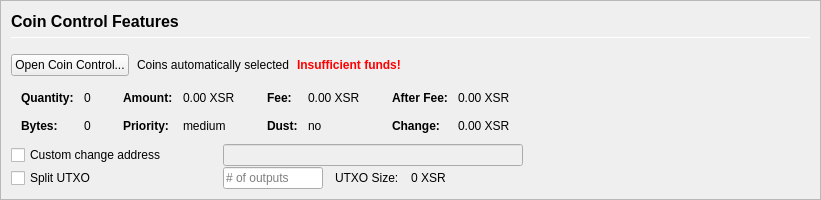
           <widget class="QFrame" name="frameCoinControl">
            <property name="sizePolicy">
             <sizepolicy hsizetype="Expanding" vsizetype="Expanding">
              <horstretch>0</horstretch>
              <verstretch>0</verstretch>
             </sizepolicy>
            </property>
            <property name="maximumSize">
             <size>
              <width>16777215</width>
              <height>16777215</height>
             </size>
            </property>
            <property name="frameShape">
             <enum>QFrame::StyledPanel</enum>
            </property>
            <property name="frameShadow">
             <enum>QFrame::Sunken</enum>
            </property>
            <layout class="QVBoxLayout" name="verticalLayoutCoinControl2">
             <property name="spacing">
              <number>0</number>
             </property>
             <property name="leftMargin">
              <number>0</number>
             </property>
             <property name="topMargin">
              <number>0</number>
             </property>
             <property name="rightMargin">
              <number>0</number>
             </property>
             <property name="bottomMargin">
              <number>0</number>
             </property>
             <item>
              <widget class="QFrame" name="frameCoinControl_BG">
               <layout class="QVBoxLayout" name="verticalLayoutCoinControl" stretch="0,0,0,0,0,0">
                <property name="spacing">
                 <number>1</number>
                </property>
                <property name="leftMargin">
                 <number>10</number>
                </property>
                <property name="topMargin">
                 <number>10</number>
                </property>
                <item>
                 <layout class="QHBoxLayout" name="horizontalLayoutCoinControl1">
                  <property name="bottomMargin">
                   <number>15</number>
                  </property>
                  <item>
                   <layout class="QVBoxLayout" name="verticalLayout_3">
                    <property name="spacing">
                     <number>6</number>
                    </property>
                    <item>
                     <widget class="QLabel" name="labelCoinControlFeatures">
                      <property name="sizePolicy">
                       <sizepolicy hsizetype="Preferred" vsizetype="Maximum">
                        <horstretch>0</horstretch>
                        <verstretch>0</verstretch>
                       </sizepolicy>
                      </property>
                      <property name="minimumSize">
                       <size>
                        <width>0</width>
                        <height>20</height>
                       </size>
                      </property>
                      <property name="font">
                       <font>
                        <pointsize>12</pointsize>
                        <weight>75</weight>
                        <bold>true</bold>
                       </font>
                      </property>
                      <property name="styleSheet">
                       <string notr="true">font-weight:bold;</string>
                      </property>
                      <property name="text">
                       <string>Coin Control Features</string>
                      </property>
                     </widget>
                    </item>
                    <item>
                     <widget class="Line" name="line">
                      <property name="minimumSize">
                       <size>
                        <width>0</width>
                        <height>1</height>
                       </size>
                      </property>
                      <property name="maximumSize">
                       <size>
                        <width>16777215</width>
                        <height>1</height>
                       </size>
                      </property>
                      <property name="orientation">
                       <enum>Qt::Horizontal</enum>
                      </property>
                     </widget>
                    </item>
                   </layout>
                  </item>
                 </layout>
                </item>
                <item>
                 <layout class="QHBoxLayout" name="horizontalLayoutCoinControl2" stretch="0,0,0,0">
                  <property name="spacing">
                   <number>8</number>
                  </property>
                  <property name="bottomMargin">
                   <number>10</number>
                  </property>
                  <item>
                   <widget class="QPushButton" name="pushButtonCoinControl">
                    <property name="styleSheet">
                     <string notr="true"/>
                    </property>
                    <property name="text">
                     <string>Open Coin Control...</string>
                    </property>
                    <property name="autoDefault">
                     <bool>false</bool>
                    </property>
                   </widget>
                  </item>
                  <item>
                   <widget class="QLabel" name="labelCoinControlAutomaticallySelected">
                    <property name="text">
                     <string>Coins automatically selected</string>
                    </property>
                    <property name="margin">
                     <number>5</number>
                    </property>
                   </widget>
                  </item>
                  <item>
                   <widget class="QLabel" name="labelCoinControlInsuffFunds">
                    <property name="font">
                     <font>
                      <weight>75</weight>
                      <bold>true</bold>
                     </font>
                    </property>
                    <property name="styleSheet">
                     <string notr="true">color:red;font-weight:bold;</string>
                    </property>
                    <property name="text">
                     <string>Insufficient funds!</string>
                    </property>
                    <property name="margin">
                     <number>5</number>
                    </property>
                   </widget>
                  </item>
                  <item>
                   <spacer name="horizontalSpacerCoinControl">
                    <property name="orientation">
                     <enum>Qt::Horizontal</enum>
                    </property>
                    <property name="sizeHint" stdset="0">
                     <size>
                      <width>40</width>
                      <height>1</height>
                     </size>
                    </property>
                   </spacer>
                  </item>
                 </layout>
                </item>
                <item>
                 <widget class="QWidget" name="widgetCoinControl" native="true">
                  <property name="sizePolicy">
                   <sizepolicy hsizetype="Preferred" vsizetype="Preferred">
                    <horstretch>0</horstretch>
                    <verstretch>0</verstretch>
                   </sizepolicy>
                  </property>
                  <property name="minimumSize">
                   <size>
                    <width>0</width>
                    <height>0</height>
                   </size>
                  </property>
                  <property name="styleSheet">
                   <string notr="true"/>
                  </property>
                  <layout class="QHBoxLayout" name="horizontalLayoutCoinControl5">
                   <property name="leftMargin">
                    <number>0</number>
                   </property>
                   <property name="topMargin">
                    <number>0</number>
                   </property>
                   <property name="rightMargin">
                    <number>0</number>
                   </property>
                   <property name="bottomMargin">
                    <number>0</number>
                   </property>
                   <item>
                    <layout class="QHBoxLayout" name="horizontalLayoutCoinControl3" stretch="0,0,0,1">
                     <property name="spacing">
                      <number>20</number>
                     </property>
                     <property name="topMargin">
                      <number>0</number>
                     </property>
                     <property name="bottomMargin">
                      <number>10</number>
                     </property>
                     <item>
                      <layout class="QFormLayout" name="formLayoutCoinControl1">
                       <property name="horizontalSpacing">
                        <number>10</number>
                       </property>
                       <property name="verticalSpacing">
                        <number>14</number>
                       </property>
                       <property name="leftMargin">
                        <number>10</number>
                       </property>
                       <property name="topMargin">
                        <number>4</number>
                       </property>
                       <property name="rightMargin">
                        <number>6</number>
                       </property>
                       <item row="0" column="0">
                        <widget class="QLabel" name="labelCoinControlQuantityText">
                         <property name="font">
                          <font>
                           <weight>75</weight>
                           <bold>true</bold>
                          </font>
                         </property>
                         <property name="text">
                          <string>Quantity:</string>
                         </property>
                         <property name="margin">
                          <number>0</number>
                         </property>
                        </widget>
                       </item>
                       <item row="0" column="1">
                        <widget class="QLabel" name="labelCoinControlQuantity">
                         <property name="cursor">
                          <cursorShape>IBeamCursor</cursorShape>
                         </property>
                         <property name="contextMenuPolicy">
                          <enum>Qt::ActionsContextMenu</enum>
                         </property>
                         <property name="text">
                          <string notr="true">0</string>
                         </property>
                         <property name="margin">
                          <number>0</number>
                         </property>
                         <property name="textInteractionFlags">
                          <set>Qt::LinksAccessibleByMouse|Qt::TextSelectableByKeyboard|Qt::TextSelectableByMouse</set>
                         </property>
                        </widget>
                       </item>
                       <item row="1" column="0">
                        <widget class="QLabel" name="labelCoinControlBytesText">
                         <property name="font">
                          <font>
                           <weight>75</weight>
                           <bold>true</bold>
                          </font>
                         </property>
                         <property name="text">
                          <string>Bytes:</string>
                         </property>
                        </widget>
                       </item>
                       <item row="1" column="1">
                        <widget class="QLabel" name="labelCoinControlBytes">
                         <property name="cursor">
                          <cursorShape>IBeamCursor</cursorShape>
                         </property>
                         <property name="contextMenuPolicy">
                          <enum>Qt::ActionsContextMenu</enum>
                         </property>
                         <property name="text">
                          <string notr="true">0</string>
                         </property>
                         <property name="textInteractionFlags">
                          <set>Qt::LinksAccessibleByMouse|Qt::TextSelectableByKeyboard|Qt::TextSelectableByMouse</set>
                         </property>
                        </widget>
                       </item>
                      </layout>
                     </item>
                     <item>
                      <layout class="QFormLayout" name="formLayoutCoinControl2">
                       <property name="horizontalSpacing">
                        <number>10</number>
                       </property>
                       <property name="verticalSpacing">
                        <number>14</number>
                       </property>
                       <property name="leftMargin">
                        <number>6</number>
                       </property>
                       <property name="topMargin">
                        <number>4</number>
                       </property>
                       <property name="rightMargin">
                        <number>6</number>
                       </property>
                       <item row="0" column="0">
                        <widget class="QLabel" name="labelCoinControlAmountText">
                         <property name="font">
                          <font>
                           <weight>75</weight>
                           <bold>true</bold>
                          </font>
                         </property>
                         <property name="text">
                          <string>Amount:</string>
                         </property>
                         <property name="margin">
                          <number>0</number>
                         </property>
                        </widget>
                       </item>
                       <item row="0" column="1">
                        <widget class="QLabel" name="labelCoinControlAmount">
                         <property name="cursor">
                          <cursorShape>IBeamCursor</cursorShape>
                         </property>
                         <property name="contextMenuPolicy">
                          <enum>Qt::ActionsContextMenu</enum>
                         </property>
                         <property name="text">
                          <string notr="true">0.00 XSR</string>
                         </property>
                         <property name="textInteractionFlags">
                          <set>Qt::LinksAccessibleByMouse|Qt::TextSelectableByKeyboard|Qt::TextSelectableByMouse</set>
                         </property>
                        </widget>
                       </item>
                       <item row="1" column="0">
                        <widget class="QLabel" name="labelCoinControlPriorityText">
                         <property name="font">
                          <font>
                           <weight>75</weight>
                           <bold>true</bold>
                          </font>
                         </property>
                         <property name="text">
                          <string>Priority:</string>
                         </property>
                        </widget>
                       </item>
                       <item row="1" column="1">
                        <widget class="QLabel" name="labelCoinControlPriority">
                         <property name="cursor">
                          <cursorShape>IBeamCursor</cursorShape>
                         </property>
                         <property name="contextMenuPolicy">
                          <enum>Qt::ActionsContextMenu</enum>
                         </property>
                         <property name="text">
                          <string>medium</string>
                         </property>
                         <property name="textInteractionFlags">
                          <set>Qt::LinksAccessibleByMouse|Qt::TextSelectableByKeyboard|Qt::TextSelectableByMouse</set>
                         </property>
                        </widget>
                       </item>
                      </layout>
                     </item>
                     <item>
                      <layout class="QFormLayout" name="formLayoutCoinControl3">
                       <property name="horizontalSpacing">
                        <number>10</number>
                       </property>
                       <property name="verticalSpacing">
                        <number>14</number>
                       </property>
                       <property name="leftMargin">
                        <number>6</number>
                       </property>
                       <property name="topMargin">
                        <number>4</number>
                       </property>
                       <property name="rightMargin">
                        <number>6</number>
                       </property>
                       <item row="0" column="0">
                        <widget class="QLabel" name="labelCoinControlFeeText">
                         <property name="font">
                          <font>
                           <weight>75</weight>
                           <bold>true</bold>
                          </font>
                         </property>
                         <property name="text">
                          <string>Fee:</string>
                         </property>
                         <property name="margin">
                          <number>0</number>
                         </property>
                        </widget>
                       </item>
                       <item row="0" column="1">
                        <widget class="QLabel" name="labelCoinControlFee">
                         <property name="cursor">
                          <cursorShape>IBeamCursor</cursorShape>
                         </property>
                         <property name="contextMenuPolicy">
                          <enum>Qt::ActionsContextMenu</enum>
                         </property>
                         <property name="text">
                          <string notr="true">0.00 XSR</string>
                         </property>
                         <property name="textInteractionFlags">
                          <set>Qt::LinksAccessibleByMouse|Qt::TextSelectableByKeyboard|Qt::TextSelectableByMouse</set>
                         </property>
                        </widget>
                       </item>
                       <item row="1" column="0">
                        <widget class="QLabel" name="labelCoinControlLowOutputText">
                         <property name="font">
                          <font>
                           <weight>75</weight>
                           <bold>true</bold>
                          </font>
                         </property>
                         <property name="text">
                          <string>Dust:</string>
                         </property>
                        </widget>
                       </item>
                       <item row="1" column="1">
                        <widget class="QLabel" name="labelCoinControlLowOutput">
                         <property name="cursor">
                          <cursorShape>IBeamCursor</cursorShape>
                         </property>
                         <property name="contextMenuPolicy">
                          <enum>Qt::ActionsContextMenu</enum>
                         </property>
                         <property name="text">
                          <string>no</string>
                         </property>
                         <property name="textInteractionFlags">
                          <set>Qt::LinksAccessibleByMouse|Qt::TextSelectableByKeyboard|Qt::TextSelectableByMouse</set>
                         </property>
                        </widget>
                       </item>
                      </layout>
                     </item>
                     <item>
                      <layout class="QFormLayout" name="formLayoutCoinControl4">
                       <property name="horizontalSpacing">
                        <number>10</number>
                       </property>
                       <property name="verticalSpacing">
                        <number>14</number>
                       </property>
                       <property name="leftMargin">
                        <number>6</number>
                       </property>
                       <property name="topMargin">
                        <number>4</number>
                       </property>
                       <property name="rightMargin">
                        <number>6</number>
                       </property>
                       <item row="0" column="0">
                        <widget class="QLabel" name="labelCoinControlAfterFeeText">
                         <property name="font">
                          <font>
                           <weight>75</weight>
                           <bold>true</bold>
                          </font>
                         </property>
                         <property name="text">
                          <string>After Fee:</string>
                         </property>
                         <property name="margin">
                          <number>0</number>
                         </property>
                        </widget>
                       </item>
                       <item row="0" column="1">
                        <widget class="QLabel" name="labelCoinControlAfterFee">
                         <property name="cursor">
                          <cursorShape>IBeamCursor</cursorShape>
                         </property>
                         <property name="contextMenuPolicy">
                          <enum>Qt::ActionsContextMenu</enum>
                         </property>
                         <property name="text">
                          <string notr="true">0.00 XSR</string>
                         </property>
                         <property name="textInteractionFlags">
                          <set>Qt::LinksAccessibleByMouse|Qt::TextSelectableByKeyboard|Qt::TextSelectableByMouse</set>
                         </property>
                        </widget>
                       </item>
                       <item row="1" column="0">
                        <widget class="QLabel" name="labelCoinControlChangeText">
                         <property name="font">
                          <font>
                           <weight>75</weight>
                           <bold>true</bold>
                          </font>
                         </property>
                         <property name="text">
                          <string>Change:</string>
                         </property>
                        </widget>
                       </item>
                       <item row="1" column="1">
                        <widget class="QLabel" name="labelCoinControlChange">
                         <property name="cursor">
                          <cursorShape>IBeamCursor</cursorShape>
                         </property>
                         <property name="contextMenuPolicy">
                          <enum>Qt::ActionsContextMenu</enum>
                         </property>
                         <property name="text">
                          <string notr="true">0.00 XSR</string>
                         </property>
                         <property name="textInteractionFlags">
                          <set>Qt::LinksAccessibleByMouse|Qt::TextSelectableByKeyboard|Qt::TextSelectableByMouse</set>
                         </property>
                        </widget>
                       </item>
                      </layout>
                     </item>
                    </layout>
                   </item>
                  </layout>
                 </widget>
                </item>
                <item>
                 <layout class="QHBoxLayout" name="horizontalLayoutCoinControl4">
                  <property name="spacing">
                   <number>12</number>
                  </property>
                  <property name="sizeConstraint">
                   <enum>QLayout::SetDefaultConstraint</enum>
                  </property>
                  <property name="topMargin">
                   <number>0</number>
                  </property>
                  <property name="rightMargin">
                   <number>0</number>
                  </property>
                  <item>
                   <widget class="QCheckBox" name="checkBoxCoinControlChange">
                    <property name="sizePolicy">
                     <sizepolicy hsizetype="Preferred" vsizetype="Preferred">
                      <horstretch>0</horstretch>
                      <verstretch>0</verstretch>
                     </sizepolicy>
                    </property>
                    <property name="minimumSize">
                     <size>
                      <width>200</width>
                      <height>0</height>
                     </size>
                    </property>
                    <property name="maximumSize">
                     <size>
                      <width>200</width>
                      <height>16777215</height>
                     </size>
                    </property>
                    <property name="toolTip">
                     <string>If this is activated, but the change address is empty or invalid, change will be sent to a newly generated address.</string>
                    </property>
                    <property name="text">
                     <string>Custom change address</string>
                    </property>
                   </widget>
                  </item>
                  <item>
                   <widget class="QValidatedLineEdit" name="lineEditCoinControlChange">
                    <property name="enabled">
                     <bool>false</bool>
                    </property>
                    <property name="sizePolicy">
                     <sizepolicy hsizetype="Preferred" vsizetype="Preferred">
                      <horstretch>0</horstretch>
                      <verstretch>0</verstretch>
                     </sizepolicy>
                    </property>
                    <property name="minimumSize">
                     <size>
                      <width>300</width>
                      <height>0</height>
                     </size>
                    </property>
                   </widget>
                  </item>
                  <item>
                   <widget class="QLabel" name="labelCoinControlChangeLabel">
                    <property name="sizePolicy">
                     <sizepolicy hsizetype="Preferred" vsizetype="Preferred">
                      <horstretch>0</horstretch>
                      <verstretch>0</verstretch>
                     </sizepolicy>
                    </property>
                    <property name="minimumSize">
                     <size>
                      <width>100</width>
                      <height>0</height>
                     </size>
                    </property>
                    <property name="text">
                     <string/>
                    </property>
                    <property name="margin">
                     <number>3</number>
                    </property>
                   </widget>
                  </item>
                 </layout>
                </item>
                <item>
                 <layout class="QHBoxLayout" name="horizontalLayoutCoinControl6">
                  <property name="spacing">
                   <number>12</number>
                  </property>
                  <property name="rightMargin">
                   <number>0</number>
                  </property>
                  <item>
                   <widget class="QCheckBox" name="splitBlockCheckBox">
                    <property name="sizePolicy">
                     <sizepolicy hsizetype="Preferred" vsizetype="Preferred">
                      <horstretch>0</horstretch>
                      <verstretch>0</verstretch>
                     </sizepolicy>
                    </property>
                    <property name="minimumSize">
                     <size>
                      <width>200</width>
                      <height>0</height>
                     </size>
                    </property>
                    <property name="maximumSize">
                     <size>
                      <width>200</width>
                      <height>16777215</height>
                     </size>
                    </property>
                    <property name="text">
                     <string>Split UTXO</string>
                    </property>
                   </widget>
                  </item>
                  <item>
                   <widget class="QLineEdit" name="splitBlockLineEdit">
                    <property name="sizePolicy">
                     <sizepolicy hsizetype="Preferred" vsizetype="Preferred">
                      <horstretch>50</horstretch>
                      <verstretch>0</verstretch>
                     </sizepolicy>
                    </property>
                    <property name="minimumSize">
                     <size>
                      <width>100</width>
                      <height>0</height>
                     </size>
                    </property>
                    <property name="maximumSize">
                     <size>
                      <width>100</width>
                      <height>16777215</height>
                     </size>
                    </property>
                    <property name="placeholderText">
                     <string># of outputs</string>
                    </property>
                   </widget>
                  </item>
                  <item>
                   <widget class="QLabel" name="labelBlockSizeText">
                    <property name="text">
                     <string>UTXO Size:</string>
                    </property>
                   </widget>
                  </item>
                  <item>
                   <widget class="QLabel" name="labelBlockSize">
                    <property name="text">
                     <string>0 XSR</string>
                    </property>
                   </widget>
                  </item>
                  <item>
                   <spacer name="horizontalSpacer_7">
                    <property name="orientation">
                     <enum>Qt::Horizontal</enum>
                    </property>
                    <property name="sizeHint" stdset="0">
                     <size>
                      <width>40</width>
                      <height>20</height>
                     </size>
                    </property>
                   </spacer>
                  </item>
                 </layout>
                </item>
                <item>
                 <spacer name="verticalSpacerCoinControl">
                  <property name="orientation">
                   <enum>Qt::Vertical</enum>
                  </property>
                  <property name="sizeHint" stdset="0">
                   <size>
                    <width>800</width>
                    <height>1</height>
                   </size>
                  </property>
                 </spacer>
                </item>
               </layout>
              </widget>
             </item>
            </layout>
           </widget>
